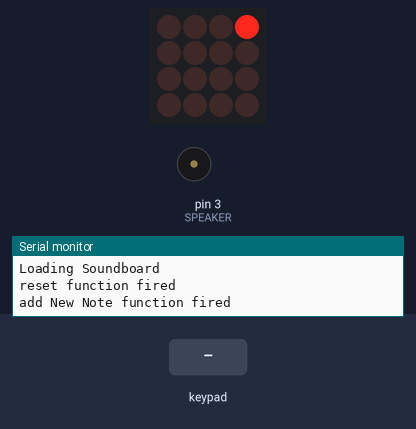
This sketch was run on a simulated Arduino Uno, built with avr-gcc and run on an emulated ATmega328P. Parts: 4×4 LED matrix, buzzer (waves = sounding), the last lines printed to the serial monitor. Inputs (shaded band) come from the test bench.

Above: at 3.6 s.
4.9 s: key '0' pressed
At 5.05 s:
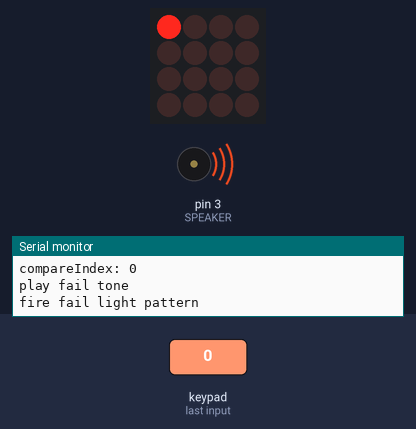
At 5.6 s:
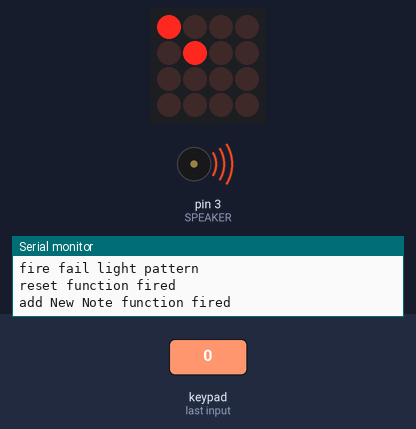
7.3 s: keypad keys 1 2 pressed 0.4 s apart
At 9.7 s:
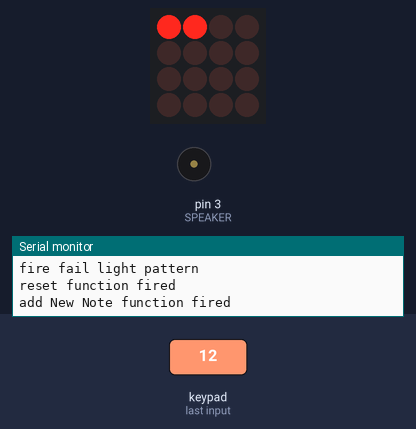
11.1 s: keypad keys 2 5 D pressed 0.4 s apart
13.8 s: key '3' pressed
16.0 s: key 'C' pressed
18.2 s: key 'E' pressed
At 20.53 s:
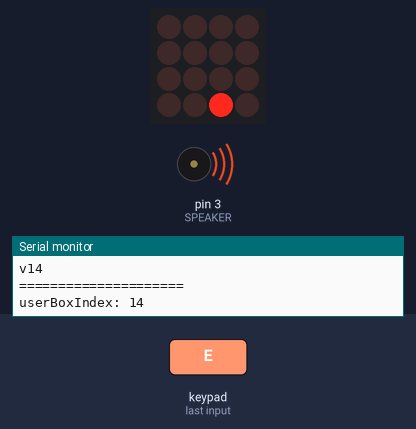
Timing chart, 0 to 23.1 s (numbered marks = the images above; inputs shaded):
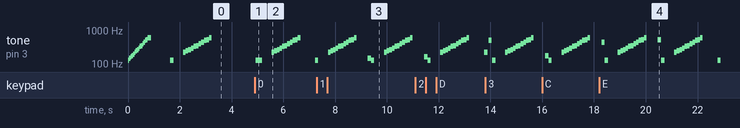

Measured:
- after the input at 4.9 s, tone on pin 3 (SPEAKER): plays 131 Hz for 0.25 s, 220 Hz for 0.10 s, 247 Hz for 0.10 s, 262 Hz for 0.10 s, 294 Hz for 0.10 s, 330 Hz for 0.10 s … (13 notes in this stretch), starting at once; the display: changes at once (image 1)
- after the input at 18.2 s, the display: first differs from a run without the input after 2.3 s (image 4)
- what the display in image 1 shows lasts 0.7 s, from 4.9 s to 5.6 s
- what the display in image 3 shows lasts 0.5 s, from 9.4 s to 9.9 s

The sketch:

memory.ino
```cpp
#include <Wire.h>
#include "Adafruit_Trellis.h"
#include "pitches.h"

#define INTPIN A4
#define SPEAKER 3

#define NUMTRELLIS 1
#define numKeys (NUMTRELLIS * 16)

const int uninitalizedElement = -1;

int boxIndices[10];
int userBoxIndex = 0;
int compareIndex = 0;

Adafruit_Trellis matrix0 = Adafruit_Trellis();
Adafruit_TrellisSet trellis = Adafruit_TrellisSet(&matrix0);

void setup()
{
    Serial.begin(9600);

    pinMode(INTPIN, INPUT);
    digitalWrite(INTPIN, HIGH);
    trellis.begin(0x70);
    trellisStartupDisplay();
    Serial.println("Loading Soundboard");

    reset();
}

void loop()
{
    delay(30); // this delay is required. Not totally sure why, but everything breaks if you don't include it :O

    if (trellis.readSwitches())
    {
        Serial.println("user pushed button");
        for (uint8_t i = 0; i < numKeys; i++)
        {
            if (trellis.justPressed(i))
            {
                Serial.print("v");
                Serial.println(i);
                trellis.setLED(i);
                playNote(i);
                userBoxIndex = i;
            }

            if (trellis.justReleased(i))
            {
                Serial.print("^");
                Serial.println(i);
                trellis.clrLED(i);
            }
        }
        trellis.writeDisplay();

        Serial.println("=====================");
        Serial.print("userBoxIndex: ");
        Serial.println(userBoxIndex);
        Serial.print("boxIndices: ");
        Serial.println(boxIndices[compareIndex]);
        Serial.print("compareIndex: ");
        Serial.println(compareIndex);

        if (userBoxIndex == boxIndices[compareIndex])
        {
            // move out to separate function
            compareIndex++;

            Serial.print('sizeof result: ');
            Serial.println(sizeOfFixedArray(boxIndices, 10));
            if (compareIndex > sizeOfFixedArray(boxIndices, 10))
            {
                handleSuccess();
            }
            else
            {
                // nothing, wait for next button press
            }
        }
        else
        {
            handleFail();
        }
    }
}

void trellisStartupDisplay()
{
    int stepDelay = 50;
    for (uint8_t i = 0; i < numKeys; i++)
    {
        Serial.print("Trellis led on: ");
        Serial.println(i);
        trellis.setLED(i);
        trellis.writeDisplay();
        playNote(i);
        delay(stepDelay);
    }
    for (uint8_t i = 0; i < numKeys; i++)
    {
        Serial.print("Trellis led off: ");
        Serial.println(i);
        trellis.clrLED(i);
        trellis.writeDisplay();
        delay(stepDelay);
    }
}

void playNote(uint8_t i)
{
    int duration = 1000 / 8;
    int note = 0;

    if (i == 0)
    {
        note = NOTE_C3;
    }
    if (i == 1)
    {
        note = NOTE_D3;
    }
    if (i == 2)
    {
        note = NOTE_E3;
    }
    if (i == 3)
    {
        note = NOTE_F3;
    }
    if (i == 4)
    {
        note = NOTE_G3;
    }
    if (i == 5)
    {
        note = NOTE_A3;
    }
    if (i == 6)
    {
        note = NOTE_B3;
    }
    if (i == 7)
    {
        note = NOTE_C4;
    }
    if (i == 8)
    {
        note = NOTE_D4;
    }
    if (i == 9)
    {
        note = NOTE_E4;
    }
    if (i == 10)
    {
        note = NOTE_F4;
    }
    if (i == 11)
    {
        note = NOTE_G4;
    }
    if (i == 12)
    {
        note = NOTE_A4;
    }
    if (i == 13)
    {
        note = NOTE_B4;
    }
    if (i == 14)
    {
        note = NOTE_C5;
    }
    if (i == 15)
    {
        note = NOTE_D5;
    }

    tone(SPEAKER, note, duration);
}

void reset()
{
    Serial.println("reset function fired");
    memset(&boxIndices[0], uninitalizedElement, 10);
    // memset(&boxIndices[0], uninitalizedElement, sizeof(boxIndices));
    userBoxIndex = 0;
    compareIndex = 0;
    addNewNote();
}

int sizeOfFixedArray(int *targetArray, int arrayLength)
{
    Serial.println("size of fixed array fired");
    int blankCount = 0;
    for (int i = 0; i < arrayLength; i++)
    {
        if (targetArray[i] == uninitalizedElement)
        {
            blankCount++;
        }
    }
    // Serial.print("array length: ");
    // Serial.println(arrayLength);
    // Serial.print("blank count: ");
    Serial.println(blankCount);
    return arrayLength - blankCount;
    // std::size_t blankCount = std::count(&targetArray[0], &targetArray[arrayLength], uninitalizedElement);
    // std::size_t filledCount = arrayLength - blankCount;
    // return filledCount;
}

void addNewNote()
{
    Serial.println("add New Note function fired");
    int randomIndex = 5;
    boxIndices[compareIndex] = randomIndex;
    playBoxIndices();
}

void playBoxIndices()
{
    for (int i = 0; i < sizeof(boxIndices); i++)
    {
        // Serial.print("index: ");
        // Serial.println(i);
        // Serial.print("boxindex: ");
        // Serial.println(boxIndices[i]);

        if (boxIndices[i] != uninitalizedElement)
        {
            trellis.clrLED(i - 1);
            playNote(i);
            trellis.setLED(i);
            trellis.writeDisplay();
        }
        delay(100);
    }
    clearAllLeds();
}

void handleSuccess()
{
    Serial.println("fire success light pattern");
    Serial.println("play success tone");

    addNewNote();
    compareIndex = 0;
}

void handleFail()
{
    Serial.println("play fail tone");
    Serial.println("fire fail light pattern");
    reset();
}

void clearAllLeds()
{
    Serial.println("clearing all LEDs");
    for (uint8_t i = 0; i < numKeys; i++)
    {
        trellis.clrLED(i);
    }

    trellis.writeDisplay();
}
```

pitches.h
```cpp
/*************************************************
 * Public Constants
 *************************************************/

#define REST 0
#define NOTE_B0  31
#define NOTE_C1  33
#define NOTE_CS1 35
#define NOTE_D1  37
#define NOTE_DS1 39
#define NOTE_E1  41
#define NOTE_F1  44
#define NOTE_FS1 46
#define NOTE_G1  49
#define NOTE_GS1 52
#define NOTE_A1  55
#define NOTE_AS1 58
#define NOTE_B1  62
#define NOTE_C2  65
#define NOTE_CS2 69
#define NOTE_D2  73
#define NOTE_DS2 78
#define NOTE_E2  82
#define NOTE_F2  87
#define NOTE_FS2 93
#define NOTE_G2  98
#define NOTE_GS2 104
#define NOTE_A2  110
#define NOTE_AS2 117
#define NOTE_B2  123
#define NOTE_C3  131
#define NOTE_CS3 139
#define NOTE_D3  147
#define NOTE_DS3 156
#define NOTE_E3  165
#define NOTE_F3  175
#define NOTE_FS3 185
#define NOTE_G3  196
#define NOTE_GS3 208
#define NOTE_A3  220
#define NOTE_AS3 233
#define NOTE_B3  247
#define NOTE_C4  262
#define NOTE_CS4 277
#define NOTE_D4  294
#define NOTE_DS4 311
#define NOTE_E4  330
#define NOTE_F4  349
#define NOTE_FS4 370
#define NOTE_G4  392
#define NOTE_GS4 415
#define NOTE_A4  440
#define NOTE_AS4 466
#define NOTE_B4  494
#define NOTE_C5  523
#define NOTE_CS5 554
#define NOTE_D5  587
#define NOTE_DS5 622
#define NOTE_E5  659
#define NOTE_F5  698
#define NOTE_FS5 740
#define NOTE_G5  784
#define NOTE_GS5 831
#define NOTE_A5  880
#define NOTE_AS5 932
#define NOTE_B5  988
#define NOTE_C6  1047
#define NOTE_CS6 1109
#define NOTE_D6  1175
#define NOTE_DS6 1245
#define NOTE_E6  1319
#define NOTE_F6  1397
#define NOTE_FS6 1480
#define NOTE_G6  1568
#define NOTE_GS6 1661
#define NOTE_A6  1760
#define NOTE_AS6 1865
#define NOTE_B6  1976
#define NOTE_C7  2093
#define NOTE_CS7 2217
#define NOTE_D7  2349
#define NOTE_DS7 2489
#define NOTE_E7  2637
#define NOTE_F7  2794
#define NOTE_FS7 2960
#define NOTE_G7  3136
#define NOTE_GS7 3322
#define NOTE_A7  3520
#define NOTE_AS7 3729
#define NOTE_B7  3951
#define NOTE_C8  4186
#define NOTE_CS8 4435
#define NOTE_D8  4699
#define NOTE_DS8 4978
```
